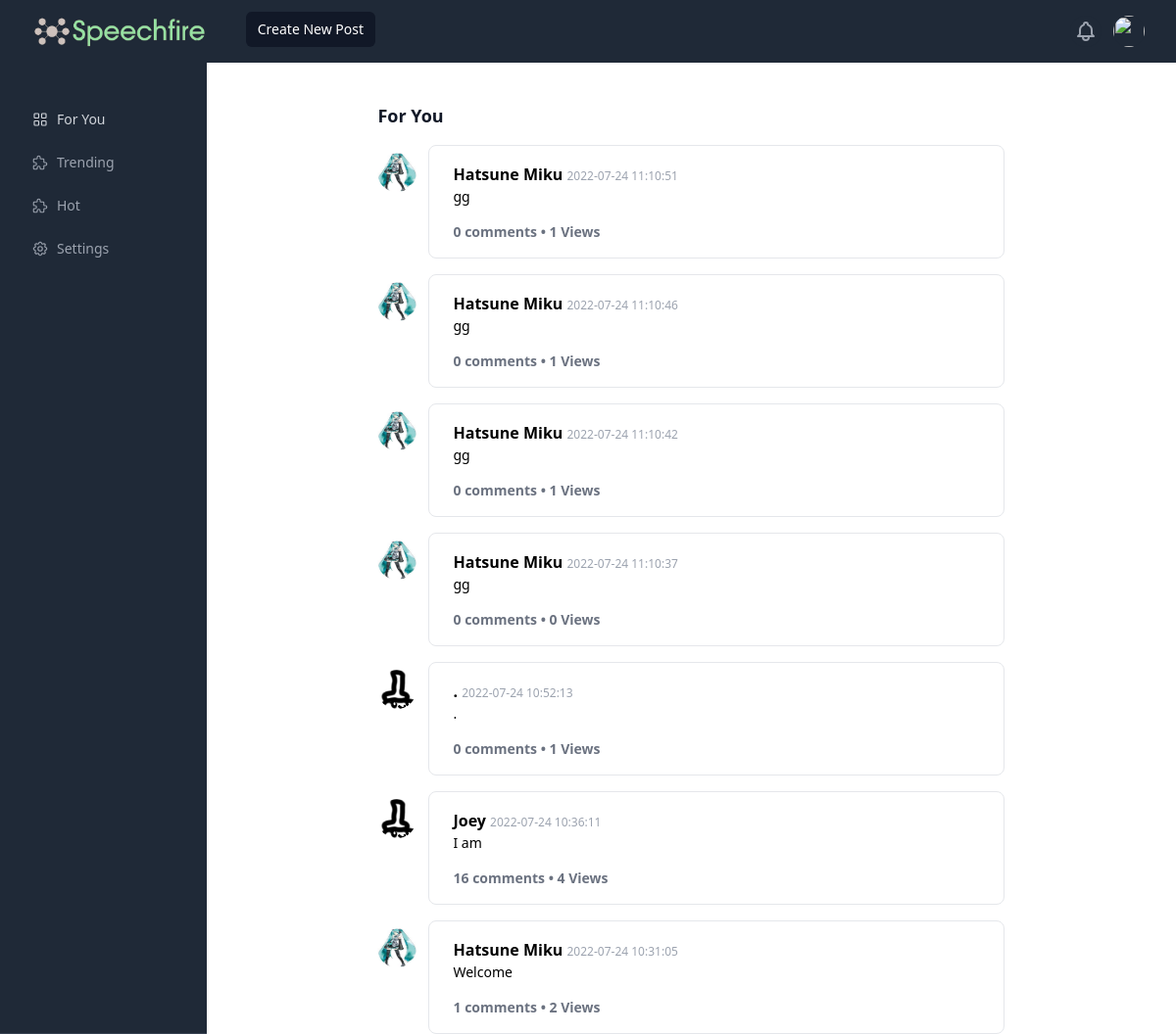
The page / on the database its author committed.
### tables this page shows
CREATE TABLE Users(
    userId INTEGER NOT NULL,
    pfp string,
    username string,
    password string, bio string, education string,
    PRIMARY KEY (userId)
);

CREATE TABLE Posts(
    postId INTEGER NOT NULL,
    title string,
    content string,
    author string,
    date string,
    belongs_to INTEGER, views INTEGER,
    PRIMARY KEY (postId),
    FOREIGN KEY (belongs_to) REFERENCES Posts(postId)
);

### app.py (the view)
@app.route('/')
def index():
    posts = []
    for post in getAllPosts():
        if post.belongs_to: continue
        post.authorId = getUser(post.author).id
        post.author_pfp = getUser(post.author).pfp
        post.totalComments = getTotalComments(post.id)
        post.totalViews = getPostById(post.id).totalViews
        print(post.totalViews)
        posts.append(post)
    return render_template('index.html', current_user=session.get('user',None), posts=posts[::-1])

### post.py (called while the page is built)
def getAllPosts():
    conn = sqlite3.connect('stackunderflow.db')
    c = conn.cursor()
    c.execute("SELECT postId, title, content, author, date, belongs_to FROM Posts")
    posts = []
    for post in c.fetchall():
        posts.append(Post(id=post[0], title=post[1], content=post[2], author=post[3], date=post[4], belongs_to=post[5]))
    conn.close()
    return posts

def getPostById(id):
    conn = sqlite3.connect('stackunderflow.db')
    c = conn.cursor()
    c.execute("SELECT postId, title, content, author, date, belongs_to , views FROM Posts WHERE postId=?", (id,))
    post = c.fetchone()
    if not post: return None
    conn.close()
    return Post(id=post[0], title=post[1], content=post[2], author=post[3], date=post[4], belongs_to=post[5], totalViews=post[6])

def getPostWhereBelongsTo(belongs_to):
    conn = sqlite3.connect('stackunderflow.db')
    c = conn.cursor()
    c.execute("SELECT postId, title, content, author, date, belongs_to FROM Posts WHERE belongs_to=?", (belongs_to,))
    posts = []
    for post in c.fetchall():
        posts.append(Post(id=post[0], title=post[1], content=post[2], author=post[3], date=post[4], belongs_to=post[5]))
    conn.close()
    return posts

def getTotalComments(postId):
    return len(getPostWhereBelongsTo(postId))

### user.py (called while the page is built)
def getUser(username):
    conn = sqlite3.connect('stackunderflow.db')
    c = conn.cursor()
    c.execute("SELECT userId, pfp, username, password, bio, education FROM Users WHERE username=?", (username,))
    user = c.fetchone()
    conn.close()
    return User(id=user[0], pfp=user[1], username=user[2], password=user[3], bio=user[4], education=user[5])

### templates/index.html (shortened to what this page needs)
{% extends 'base.html' %}
{% block content %}
<div class="antialiased mx-auto max-w-screen-sm pt-10">
    <h3 class="mb-4 text-lg font-semibold text-gray-900">For You</h3>
    <div class="space-y-4">
        {% for post in posts %}
        <div class="flex">
            <a href="/user/{{post.authorId}}">
                <div class="flex-shrink-0 mr-3">
                    <img class="mt-2 rounded-full w-8 h-8 sm:w-10 sm:h-10" src="../static/{{post.author_pfp}}"> </img>
                </div>
            </a>
            <a href="/post/{{post.id}}" class="flex-1 border rounded-lg px-4 py-2 sm:px-6 sm:py-4 leading-relaxed">
                <strong>{{post.author}}</strong> <span class="text-xs text-gray-400">{{post.date}}</span>
                <p class="text-sm">
                    {{post.title}}
                </p>
                <div class="mt-4 flex items-center">
                    <div class="text-sm text-gray-500 font-semibold">
                        {{post.totalComments}} comments • {{post.totalViews}} Views
                    </div>
                </div>
            </a>
        </div>
        {% endfor %}
    </div>
</div>
{% endblock %}

### rows shown on the page
Users: author_pfp (picture)
Posts: author "Hatsune Miku", date "2022-07-24 11:10:51", title "gg"
Posts: author "Hatsune Miku", date "2022-07-24 11:10:46", title "gg"
Posts: author "Hatsune Miku", date "2022-07-24 11:10:42", title "gg"
Posts: author "Hatsune Miku", date "2022-07-24 11:10:37", title "gg"
Users: author_pfp (placeholder picture)
Posts: date "2022-07-24 10:52:13"
Users: author_pfp (placeholder picture)
Posts: author "Joey", date "2022-07-24 10:36:11", title "I am"
Posts: author "Hatsune Miku", date "2022-07-24 10:31:05", title "Welcome"

### other values the page prints
{{ post.totalComments }} "0" "0" "0" "0" "0" "16" "1"
{{ post.totalViews }} "1" "1" "1" "0" "1" "4" "2"
{{ post.author }} "."
{{ post.title }} "."
